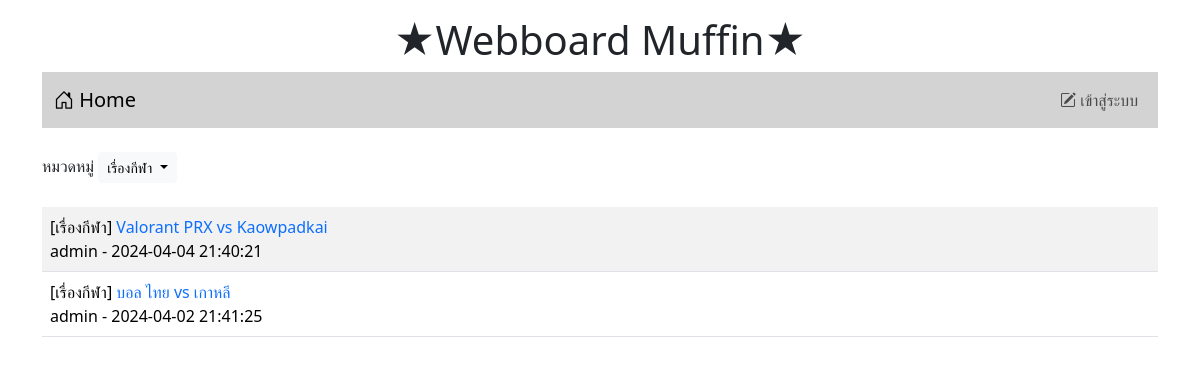
The page /index.php?catid=3 on the database its author committed.
### tables this page shows
CREATE TABLE `category` (
  `id` int(11) NOT NULL,
  `name` varchar(32) NOT NULL
);

CREATE TABLE `post` (
  `id` int(11) NOT NULL,
  `title` varchar(128) NOT NULL,
  `content` varchar(2048) NOT NULL,
  `post_date` datetime NOT NULL,
  `cat_id` int(11) NOT NULL,
  `user_id` int(11) NOT NULL
);

CREATE TABLE `user` (
  `id` int(11) NOT NULL,
  `login` varchar(32) NOT NULL,
  `password` varchar(64) NOT NULL,
  `name` varchar(64) NOT NULL,
  `gender` char(1) NOT NULL,
  `email` varchar(32) NOT NULL,
  `role` char(1) NOT NULL
);

### index.php (the view, shortened to what this page needs)
<!DOCTYPE html>
<html lang="en">
<head>
    <link href="https://cdn.jsdelivr.net/npm/bootstrap@5.3.2/dist/css/bootstrap.min.css" rel="stylesheet">
    <link rel="stylesheet" href="https://cdn.jsdelivr.net/npm/bootstrap-icons@1.11.3/font/bootstrap-icons.min.css">
</head>
<body>
    <div class="container-lg">
        <h1 style="text-align: center;" class="mt-3">★Webboard Muffin★</h1>
        <?php include("nav.php") ?>
        <div class="mt-4 d-flex justify-content-between">
            <div>
                <label>หมวดหมู่</label>
                <span class="dropdown">
                    <?php
                        if (isset($_GET['catid']) && !empty($_GET['catid'])){
                            $conn = new PDO("mysql:host=localhost;dbname=webboard;charset=utf8", "root", "");
                            $sql = "SELECT * FROM category as c
                                    WHERE c.id = {$_GET['catid']}";
                            foreach ($conn->query($sql) as $row) {
                        ?>
                            <button class="btn btn-light btn-sm dropdown-toggle" type="button" data-bs-toggle="dropdown" aria-expanded="false">
                                <?=$row['name']?>
                            </button>
                        <?php
                            }
                        }else{
                        ?>
                            <button class="btn btn-light btn-sm dropdown-toggle" type="button" data-bs-toggle="dropdown" aria-expanded="false">
                                --ทั้งหมด--
                            </button>
                        <?php
                        }
                    ?>
                </span>
            </div>
        </div>
        <table class="table table-striped mt-4">
            <?php
            $conn = new PDO("mysql:host=localhost;dbname=webboard;charset=utf8", "root", "");
            $sql = "SELECT t3.name, t1.title, t1.id, t2.login,t1.user_id , t1.post_date FROM post AS t1
                INNER JOIN user AS t2 ON (t1.user_id=t2.id)
                INNER JOIN category AS t3 ON (t1.cat_id=t3.id)";
            if (isset($_GET['catid']) && !empty($_GET['catid'])) {
                $category_id = $_GET['catid'];
                $sql .= " WHERE t1.cat_id = $category_id";
            }
            $sql .= " ORDER BY t1.post_date DESC";
            $result = $conn->query($sql);
            while ($row = $result->fetch()) {
                echo "<tr>
                        <td class='d-flex justify-content-between'>
                            <div>  [{$row['name']}]
                                <a href='post.php?id={$row['id']}' style='text-decoration:none'> {$row['title']} </a>
                                <br>
                                {$row['login']} - {$row['post_date']}  </div>  ";
                echo "</td> </tr>";
            }
            ?>
        </table>
    </div>
</body>
</html>

### rows shown on the page
category: name "เรื่องกีฬา"
post: category.name "เรื่องกีฬา", title "Valorant PRX vs Kaowpadkai", user.login "admin", post_date "2024-04-04 21:40:21"
post: category.name "เรื่องกีฬา", title "บอล ไทย vs เกาหลี", user.login "admin", post_date "2024-04-02 21:41:25"
